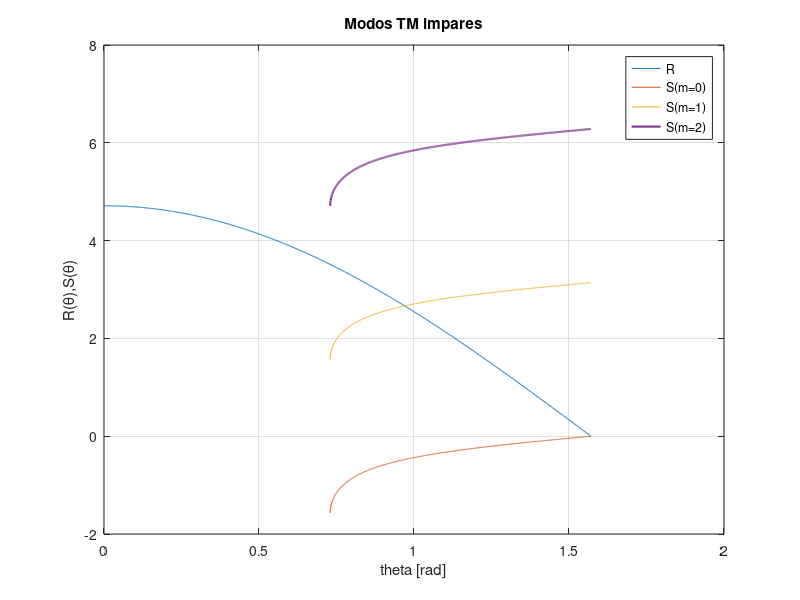

Recreate this plot in MATLAB. (Note: this script raises an error after producing the figure.)
clc, close all, clear all

% Método ondulatorio
% modos TM

%Parámetros
%Todas las unidades en um
n1=1.5;  %core
n2=1;    %cladding
h=1;     %grosor del core
lambda=1; %longitud de onda
k0=2*pi/lambda;  %numero de onda

%PARES

%Ecuación de dispersión
% 
% R=@(theta) (h/2)*k0*n1.*cos(theta);
% S0=@(theta) atan(((n2^2)/(n1^2)).*((sqrt((k0*n1.*sin(theta)).^2 -(n2^2)*(k0^2)))./(sqrt((n1^2)*(k0^2) -(k0*n1.*sin(theta)).^2))));
% S1=@(theta) pi + atan(((n2^2)/(n1^2)).*((sqrt((k0*n1.*sin(theta)).^2 -(n2^2)*(k0^2)))./(sqrt((n1^2)*(k0^2) -(k0*n1.*sin(theta)).^2))));
% S2=@(theta) 2*pi + atan(((n2^2)/(n1^2)).*((sqrt((k0*n1.*sin(theta)).^2 -(n2^2)*(k0^2)))./(sqrt((n1^2)*(k0^2) -(k0*n1.*sin(theta)).^2))));
% 
% %Plot
% theta=linspace(0,pi/2,1000);
% figure('Name','Modos TM'), plot(theta,R(theta),theta,S0(theta),theta,S1(theta), ...
%     theta,S2(theta),'LineWidth',1.5), grid on
% legend('R','S(m=0)','S(m=1)','S(m=2)','S(m=3)','Location','best')
% title('Modos TM pares')
% xlabel('theta [rad]') 
% ylabel('R(θ),S(θ)')

% Ecuación de dispersión
% syms theta
% r=(h/2)*k0*n1.*cos(theta);
% s0=atan(((n2^2)/(n1^2)).*((sqrt((k0*n1.*sin(theta)).^2 -(n2^2)*(k0^2)))./(sqrt((n1^2)*(k0^2) -(k0*n1.*sin(theta)).^2))));
% s1=pi + atan(((n2^2)/(n1^2)).*((sqrt((k0*n1.*sin(theta)).^2 -(n2^2)*(k0^2)))./(sqrt((n1^2)*(k0^2) -(k0*n1.*sin(theta)).^2))));
% s2=2*pi + atan(((n2^2)/(n1^2)).*((sqrt((k0*n1.*sin(theta)).^2 -(n2^2)*(k0^2)))./(sqrt((n1^2)*(k0^2) -(k0*n1.*sin(theta)).^2))));
% 
% % Método de Newton para hallar las soluciones (intersecciones de las gráficas)
% f = r-s1;
% df = diff(f)
% f=@(theta) (h/2)*k0*n1.*cos(theta) -pi -atan(((n2^2)/(n1^2)).*((sqrt((k0*n1.*sin(theta)).^2 -(n2^2)*(k0^2)))./(sqrt((n1^2)*(k0^2) -(k0*n1.*sin(theta)).^2))));
% df=@(theta)((4*pi^2*cos(theta)*sin(theta))/((9*pi^2*sin(theta)^2 - 2778046668940015/70368744177664)^(1/2)*(3125302502557517/35184372088832 - 9*pi^2*sin(theta)^2)^(1/2)) + (4*pi^2*cos(theta)*sin(theta)*(9*pi^2*sin(theta)^2 - 2778046668940015/70368744177664)^(1/2))/(3125302502557517/35184372088832 - 9*pi^2*sin(theta)^2)^(3/2))/((16*(9*pi^2*sin(theta)^2 - 2778046668940015/70368744177664))/(81*(9*pi^2*sin(theta)^2 - 3125302502557517/35184372088832)) - 1) - (3*pi*sin(theta))/2;
% p0= 1;
% delta=1e-6;
% epsilon=1e-6;
% max=20;
% [p0, err, k, y] = newton(f, df, p0, delta, epsilon, max) 

%IMPARES

% Ecuación de dispersión
R=@(theta) (h/2)*k0*n1.*cos(theta);
S0=@(theta) -atan(((n2^2).*(sqrt((n1^2)*(k0^2) -(k0*n1*sin(theta)).^2)))./((n1^2).*(sqrt((k0*n1*sin(theta)).^2 -(n2^2)*(k0^2)))));
S1=@(theta) pi -atan(((n2^2).*(sqrt((n1^2)*(k0^2) -(k0*n1*sin(theta)).^2)))./((n1^2).*(sqrt((k0*n1*sin(theta)).^2 -(n2^2)*(k0^2)))));
S2=@(theta) 2*pi -atan(((n2^2).*(sqrt((n1^2)*(k0^2) -(k0*n1*sin(theta)).^2)))./((n1^2).*(sqrt((k0*n1*sin(theta)).^2 -(n2^2)*(k0^2)))));

% 
%Plot
theta=linspace(0,pi/2,1000);
theta2=linspace(0.7294,pi/2,1000);
figure('Name','Modos TM'), plot(theta,R(theta),theta2,S0(theta2),theta2,S1(theta2), ...
    theta2,S2(theta2),'LineWidth',1.5), grid on
legend('R','S(m=0)','S(m=1)','S(m=2)','S(m=3)','Location','best')
title('Modos TM impares')
xlabel('theta [rad]') 
ylabel('R(θ),S(θ)')

% Ecuación de dispersión
% syms theta
% r=(h/2)*k0*n1.*cos(theta);
% s0=-atan(((n2^2).*(sqrt((n1^2)*(k0^2) -(k0*n1*sin(theta)).^2)))./((n1^2).*(sqrt((k0*n1*sin(theta)).^2 -(n2^2)*(k0^2)))));
% s1=pi -atan(((n2^2).*(sqrt((n1^2)*(k0^2) -(k0*n1*sin(theta)).^2)))./((n1^2).*(sqrt((k0*n1*sin(theta)).^2 -(n2^2)*(k0^2)))));
% s2=2*pi -atan(((n2^2).*(sqrt((n1^2)*(k0^2) -(k0*n1*sin(theta)).^2)))./((n1^2).*(sqrt((k0*n1*sin(theta)).^2 -(n2^2)*(k0^2)))));
% 
% % Método de Newton para hallar las soluciones (intersecciones de las gráficas)
% f = r-s0;
% df = diff(f)
f=@(theta) (h/2)*k0*n1.*cos(theta) -2*pi + atan(((n2^2).*(sqrt((n1^2)*(k0^2) -(k0*n1*sin(theta)).^2)))./((n1^2).*(sqrt((k0*n1*sin(theta)).^2 -(n2^2)*(k0^2)))));
df=@(theta) ((4*pi^2*cos(theta)*sin(theta))/((9*pi^2*sin(theta)^2 -2778046668940015/70368744177664)^(1/2)*(3125302502557517/35184372088832 - 9*pi^2*sin(theta)^2)^(1/2)) + (4*pi^2*cos(theta)*sin(theta)*(3125302502557517/35184372088832 - 9*pi^2*sin(theta)^2)^(1/2))/(9*pi^2*sin(theta)^2 - 2778046668940015/70368744177664)^(3/2))/((16*(9*pi^2*sin(theta)^2 - 3125302502557517/35184372088832))/(81*(9*pi^2*sin(theta)^2 - 2778046668940015/70368744177664)) - 1) - (3*pi*sin(theta))/2;
p0= 1;
delta=1e-6;
epsilon=1e-6;
max=20;
[p0, err, k, y] = newton(f, df, p0, delta, epsilon, max) 
